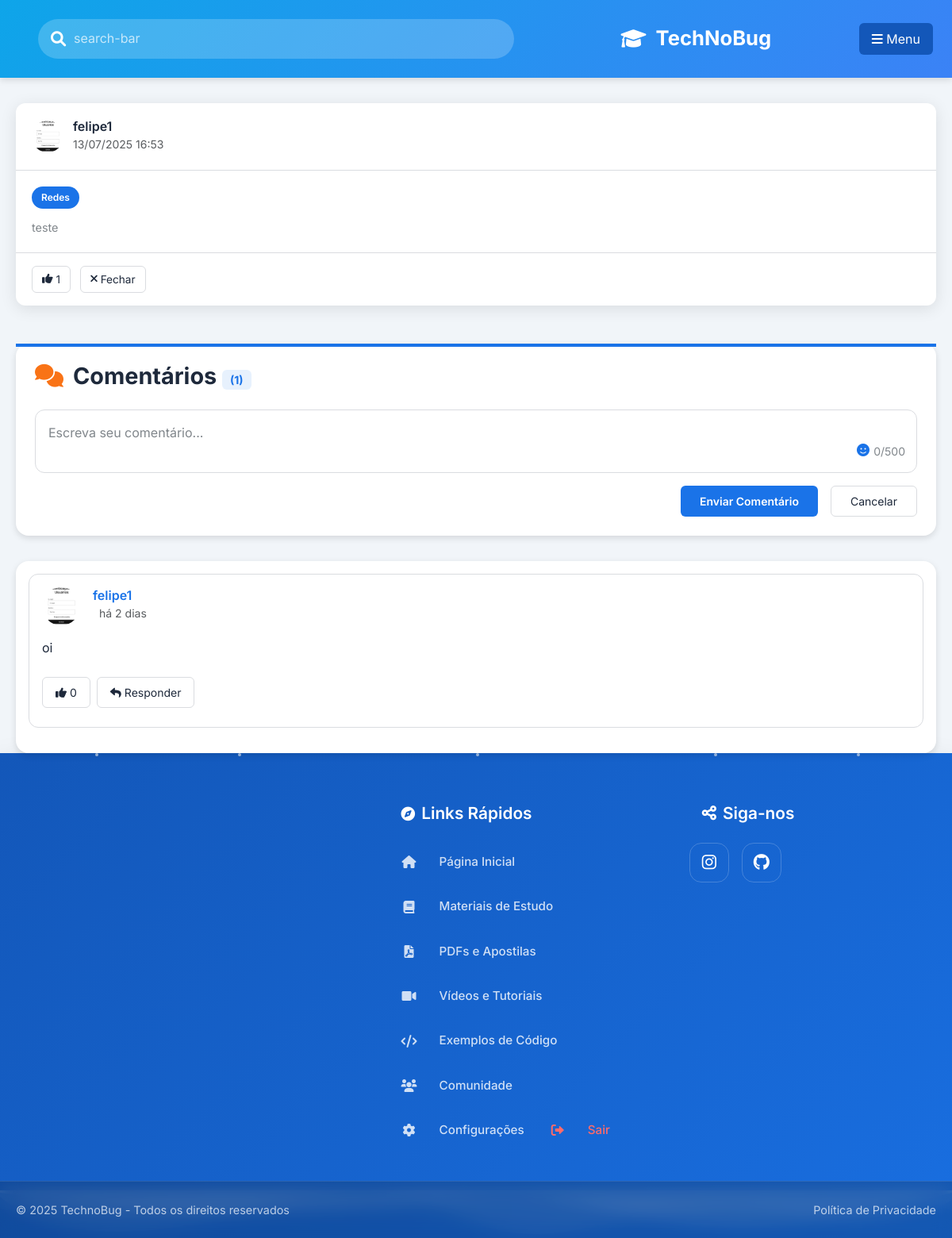
Before: /post/1 (signed in) with the older database file.
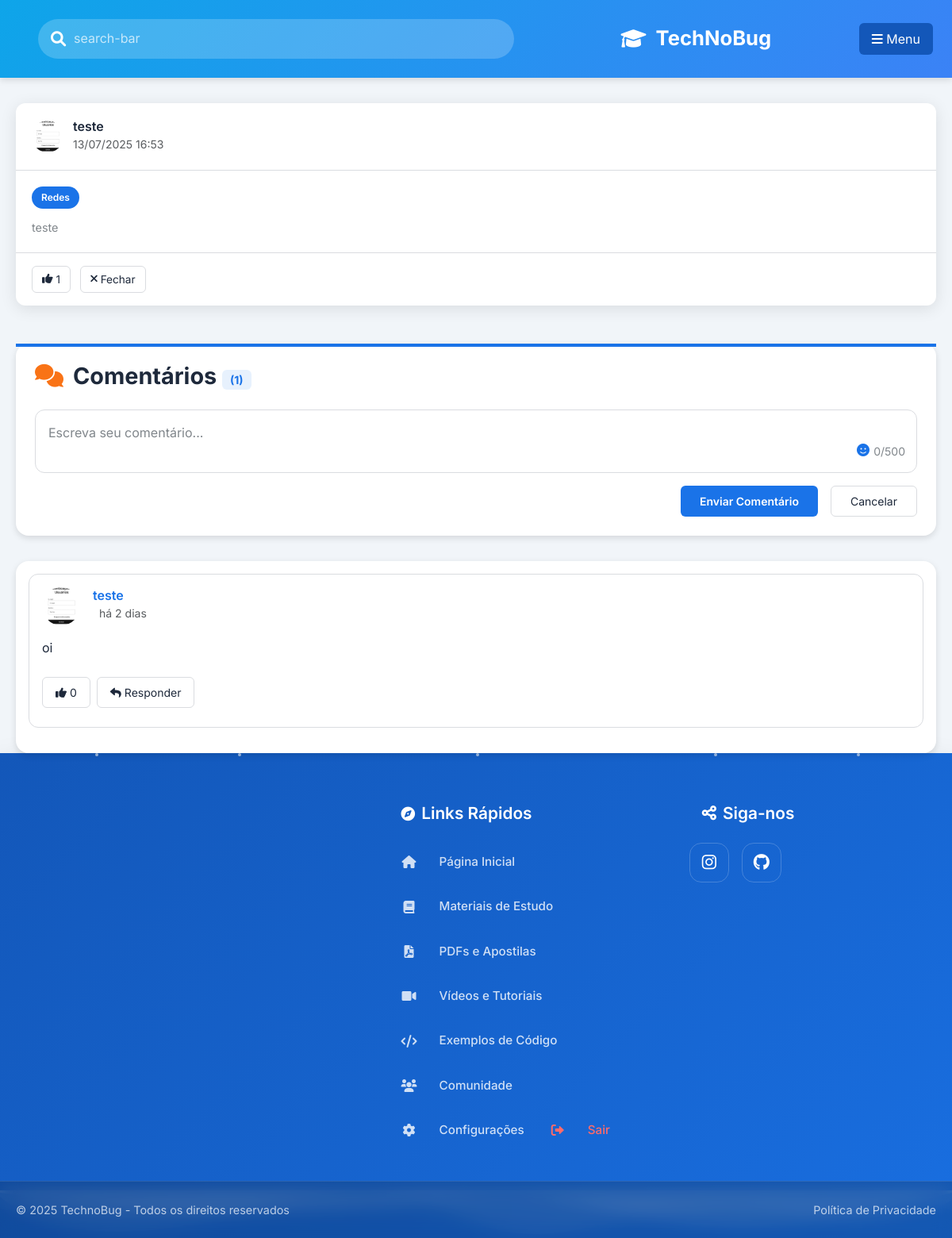
After: the same page with the newer database file.
### backend/models.py (models this page shows)
class User(db.Model):
    __tablename__ = 'users'
    id = db.Column(db.Integer, primary_key=True)
    username = db.Column(db.String(80), unique=True, nullable=False)
    email = db.Column(db.String(120), unique=True, nullable=False)
    password = db.Column(db.String(256))
    profile_pic = db.Column(db.String(120), default='default.png')
    is_admin = db.Column(db.Boolean, default=False)
    is_moderator = db.Column(db.Boolean, default=False)
    created_at = db.Column(db.DateTime, default=lambda: datetime.now(pytz.UTC))
    visited_pages = db.Column(db.Text, default='')
    last_activity = db.Column(db.DateTime, default=lambda: datetime.now(pytz.UTC))
    posts = db.relationship('Post', backref='author', lazy=True)
    comments = db.relationship('Comment', backref='author', lazy=True)
    likes = db.relationship('Like', backref='user', lazy=True)

class Post(db.Model):
    __tablename__ = 'posts'
    id = db.Column(db.Integer, primary_key=True)
    content = db.Column(db.Text, nullable=False)
    user_id = db.Column(db.Integer, db.ForeignKey('users.id'), nullable=False)
    category = db.Column(db.String(50), nullable=False)
    created_at = db.Column(db.DateTime, default=lambda: datetime.now(pytz.UTC))
    comments = db.relationship('Comment', backref='post', lazy=True)
    likes = db.relationship('Like', backref='post', lazy=True)

class Comment(db.Model):
    __tablename__ = 'comments'
    id = db.Column(db.Integer, primary_key=True)
    content = db.Column(db.Text, nullable=False)
    user_id = db.Column(db.Integer, db.ForeignKey('users.id'), nullable=False)
    post_id = db.Column(db.Integer, db.ForeignKey('posts.id'), nullable=False)
    parent_id = db.Column(db.Integer, db.ForeignKey('comments.id'), nullable=True)
    created_at = db.Column(db.DateTime, default=lambda: datetime.now(pytz.UTC))
    replies = db.relationship('Comment', backref=db.backref('parent', remote_side=[id]), lazy=True)
    likes = db.relationship('Like', backref='comment', lazy=True)

### app.py (the view)
@app.route('/post/<int:post_id>', methods=['GET'])
def post_comments(post_id):
    user_id = session.get('user_id')
    if not user_id:
        flash('Por favor, faça login para acessar esta página.', 'error')
        return redirect(url_for('registroelogin'))
    user = db.session.get(User, user_id)
    if not user:
        session.clear()
        flash('Sua sessão expirou ou o usuário não existe mais.', 'error')
        return redirect(url_for('registroelogin'))
    post = Post.query.options(
        db.joinedload(Post.comments).joinedload(Comment.author),
        db.joinedload(Post.comments).joinedload(Comment.replies).joinedload(Comment.author)
    ).get_or_404(post_id)
    return render_template('post_comments.html', user=user, post=post)

### app.py (called while the page is built)
@app.template_filter('format_brt')
def format_brt(datetime_obj, format_str='%d/%m/%Y %H:%M'):
    if datetime_obj:
        brt = pytz.timezone('America/Sao_Paulo')
        brt_datetime = datetime_obj.replace(tzinfo=pytz.UTC).astimezone(brt)
        return brt_datetime.strftime(format_str)
    return ''

### templates/post_comments.html (shortened to what this page needs)
<!DOCTYPE html>
<html lang="pt-BR">
<head>
    <link rel="stylesheet" href="https://cdnjs.cloudflare.com/ajax/libs/font-awesome/6.4.0/css/all.min.css">
    <link href="https://cdn.jsdelivr.net/npm/bootstrap@5.3.0/dist/css/bootstrap.min.css" rel="stylesheet">
    <link rel="stylesheet" href="https://cdn.jsdelivr.net/npm/emoji-picker-element@1.11.1/index.css">
    <link rel="stylesheet" href="{{ url_for('static', filename='css/post_comments.css') }}">
    <link rel="stylesheet" href="{{ url_for('static', filename='css/footer.css') }}">
</head>
<body>
    <header class="app-header">
        <div class="header-content">
            <div class="search-bar">
                <i class="fas fa-search"></i>
                <input type="text" placeholder="search-bar">
            </div>
            <div class="logo" onclick="window.location.href = '{{ url_for('telainicial') }}';" style="cursor: pointer;">
                <i class="fas fa-graduation-cap"></i>
                <span>TechNoBug</span>
            </div>
            <button class="btn menu-btn" type="button" data-bs-toggle="offcanvas" data-bs-target="#offcanvasMenu" aria-controls="offcanvasMenu">
                <i class="fas fa-bars"></i>
                <span>Menu</span>
            </button>
        </div>
    </header>
    <div class="container">
        <main class="main-content">
            <div class="post-card" data-post-id="{{ post.id }}" data-category="{{ post.category }}">
                <div class="post-header">
                    <div class="user-info">
                        <div class="profile-pic-preview">
                            {% if post.author.profile_pic and post.author.profile_pic != 'default.png' %}
                                <img class="profile-pic-img rounded-circle" src="{{ url_for('static', filename='Uploads/' + post.author.profile_pic) }}" alt="Foto de perfil" style="width:40px;height:40px;object-fit:cover;" />
                            {% else %}
                                <div class="profile-pic-avatar bg-primary text-white rounded-circle d-flex justify-content-center align-items-center" style="width:40px;height:40px;font-size:1.5em;">
                                    {{ post.author.username[0]|upper }}
                                </div>
                            {% endif %}
                        </div>
                        <div>
                            <h5 class="username">{{ post.author.username }}</h5>
                            <small class="text-muted">{{ post.created_at|format_brt }}</small>
                        </div>
                    </div>
                </div>
                <div class="post-content">
                    <div class="post-category-tag">{{ post.category }}</div>
                    <p>{{ post.content }}</p>
                </div>
                <div class="post-footer">
                    <button class="btn btn-sm btn-outline-primary like-btn" data-post-id="{{ post.id }}">
                        <i class="fas fa-thumbs-up"></i> <span class="like-count">{{ post.likes|length }}</span>
                    </button>
                    <a href="{{ url_for('telainicial') }}" class="btn btn-sm btn-outline-secondary close-comments">
                        <i class="fas fa-times"></i> Fechar
                    </a>
                </div>
            </div>
            <div class="post-creation-card comment-creation-card">
                <h2 class="section-title">
                    <i class="fas fa-comments"></i>
                    <span>Comentários <span class="comment-count">({{ post.comments|length }})</span></span>
                </h2>
                <form class="comment-form" data-post-id="{{ post.id }}">
                    <div class="mb-3 position-relative">
                        <textarea class="form-control comment-input" name="comment_content" rows="4" placeholder="Escreva seu comentário..." required></textarea>
                        <div class="char-counter">0/500</div>
                        <button type="button" class="emoji-btn" title="Adicionar Emoji"><i class="fas fa-smile"></i></button>
                    </div>
                    <div class="comment-form-footer">
                        <button type="submit" class="btn btn-sm btn-primary btn-publish">Enviar Comentário</button>
                        <button type="button" class="btn btn-sm btn-outline-secondary btn-cancel">Cancelar</button>
                    </div>
                </form>
            </div>
            <div class="comments-list">
                {% if post.comments %}
                    {% for comment in post.comments %}
                        <div class="comment" data-comment-id="{{ comment.id }}">
                            <div class="comment-wrapper">
                                <div class="comment-header d-flex align-items-center">
                                    <div class="avatar me-3">
                                        {% if comment.author.profile_pic and comment.author.profile_pic != 'default.png' %}
                                            <img src="{{ url_for('static', filename='Uploads/' + comment.author.profile_pic) }}" alt="Foto de perfil" class="profile-pic-img rounded-circle" style="width:48px;height:48px;object-fit:cover;">
                                        {% else %}
                                            <div class="avatar-initials bg-primary text-white rounded-circle d-flex justify-content-center align-items-center" style="width:48px;height:48px;font-size:1.7em;">
                                                {{ comment.author.username[0]|upper }}
                                            </div>
                                        {% endif %}
                                    </div>
                                    <div class="comment-meta">
                                        <h6 class="mb-0">
                                            {{ comment.author.username }}
                                        </h6>
                                        <small class="text-muted time-ago" data-original="{{ comment.created_at.strftime('%d/%m/%Y %H:%M') }}">{{ comment.created_at.strftime('%d/%m/%Y %H:%M') }}</small>
                                    </div>
                                </div>
                                <div class="comment-body">
                                    <p class="mb-2 comment-content">{{ comment.content }}</p>
                                </div>
                                <div class="comment-footer d-flex align-items-center gap-2">
                                    <button class="btn btn-sm btn-outline-primary comment-like-btn" data-comment-id="{{ comment.id }}">
                                        <i class="fas fa-thumbs-up"></i> <span class="like-count">{{ comment.likes|length }}</span>
                                    </button>
                                    <button class="btn btn-sm btn-outline-secondary reply-btn" data-comment-id="{{ comment.id }}">
                                        <i class="fas fa-reply"></i> Responder
                                    </button>
                                </div>
                            </div>
                        </div>
                    {% endfor %}
                {% endif %}
            </div>
        </main>
    </div>
    {% include 'footer.html' %}
</body>
</html>

### templates/footer.html (shortened to what this page needs)
<!DOCTYPE html>
<html lang="pt-BR">
<head>
    <link rel="stylesheet" href="https://cdnjs.cloudflare.com/ajax/libs/font-awesome/6.0.0-beta3/css/all.min.css">
    <link rel="stylesheet" href="footer.css">
</head>
<body>
    <footer class="site-footer">
        <div class="footer-background-effects">
            <div class="floating-particle"></div>
            <div class="floating-particle"></div>
            <div class="floating-particle"></div>
            <div class="floating-particle"></div>
            <div class="floating-particle"></div>
        </div>
        <div class="container footer-container">
            <div class="footer-nav">
                <h5><i class="fas fa-compass"></i> Links Rápidos</h5>
                <ul class="nav">
                    <li class="nav-item">
                        <a class="nav-link" href="{{ url_for('telainicial') }}">
                            <i class="fas fa-home"></i>
                            <span>Página Inicial</span>
                        </a>
                    </li>
                    <li class="nav-item">
                        <a class="nav-link" href="{{ url_for('materiais') }}">
                            <i class="fas fa-book"></i>
                            <span>Materiais de Estudo</span>
                        </a>
                    </li>
                    <li class="nav-item">
                        <a class="nav-link" href="{{ url_for('pdfs') }}">
                            <i class="fas fa-file-pdf"></i>
                            <span>PDFs e Apostilas</span>
                        </a>
                    </li>
                    <li class="nav-item">
                        <a class="nav-link" href="{{ url_for('videos') }}">
                            <i class="fas fa-video"></i>
                            <span>Vídeos e Tutoriais</span>
                        </a>
                    </li>
                    <li class="nav-item">
                        <a class="nav-link" href="{{ url_for('codigo') }}">
                            <i class="fas fa-code"></i>
                            <span>Exemplos de Código</span>
                        </a>
                    </li>
                    <li class="nav-item">
                        <a class="nav-link" href="#">
                            <i class="fas fa-users"></i>
                            <span>Comunidade</span>
                        </a>
                    </li>
                    <li class="nav-item">
                        <a class="nav-link" href="#">
                            <i class="fas fa-cog"></i>
                            <span>Configurações</span>
                        </a>
                    </li>
                    <li class="nav-item">
                        <a class="nav-link logout-link" href="{{ url_for('logout') }}">
                            <i class="fas fa-sign-out-alt"></i>
                            <span>Sair</span>
                        </a>
                    </li>
                </ul>
            </div>
            <div class="footer-socials">
                <h5><i class="fas fa-share-alt"></i> Siga-nos</h5>
                <div class="social-icons">
                    <a href="https://www.instagram.com/technobugofc?igsh=MWJlcG45OGtqNG1zOQ==" target="_blank" aria-label="Instagram" class="social-instagram">
                        <i class="fab fa-instagram"></i>
                    </a>
                    <a href="https://www.github.com" target="_blank" aria-label="GitHub" class="social-github">
                        <i class="fab fa-github"></i>
                    </a>
                </div>
            </div>
        </div>
        <div class="footer-wave">
        </div>
        <div class="footer-copyright">
            <div class="copyright-content">
                <p>© 2025 TechnoBug - Todos os direitos reservados</p>
                <div class="footer-links">
                    <a href="/politica-de-privacidade">Política de Privacidade</a>
                </div>
            </div>
        </div>
    </footer>
</body>
</html>

### templates/post_comments.html (style rules this page uses)
.profile-pic-img { display: block; object-fit: cover; }

Changed rows visible on the page:
changed User: author.username "felipe1" → "teste"
changed through a linked row, Comment "oi": author.username "felipe1" → "teste"
